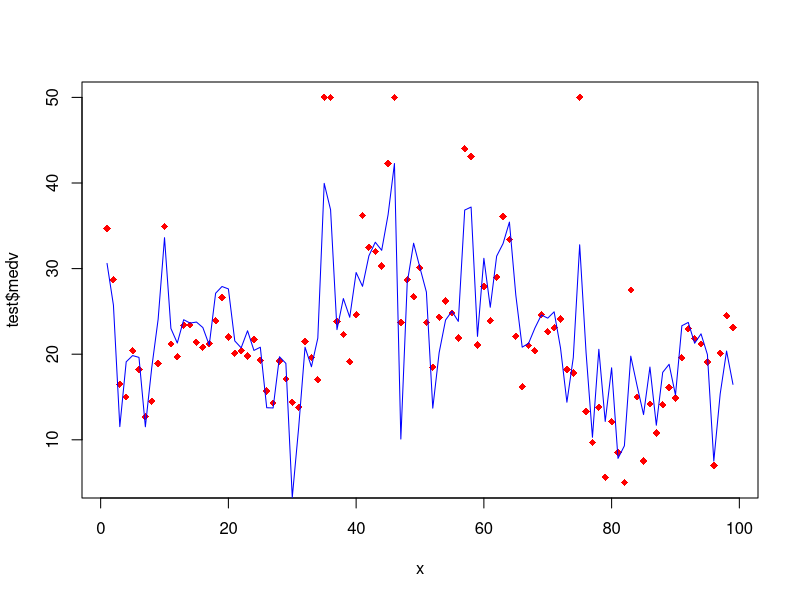

This figure's R source:
library(e1071)
library(caret)
library(MLmetrics)

# Regression example
boston = MASS::Boston
set.seed(123)
indexes = createDataPartition(boston$medv, p = .8, list = F)
train = boston[indexes, ]
test = boston[-indexes, ]

set.seed(123)
#model_reg = svm(medv~., data=train,  kernel = 'radial')
model_reg = lm(medv~., data=train)
print(model_reg)

pred = predict(model_reg, test)

x=1:length(test$medv)
plot(x, test$medv, pch=18, col="red")
lines(x, pred, lwd="1", col="blue")

# accuracy check 
mse = MSE(test$medv, pred)
mae = MAE(test$medv, pred)
rmse = RMSE(test$medv, pred)
r2 = R2(test$medv, pred, form = "traditional")

cat(" MAE:", mae, "\n", "MSE:", mse, "\n", 
    "RMSE:", rmse, "\n", "R-squared:", r2)
